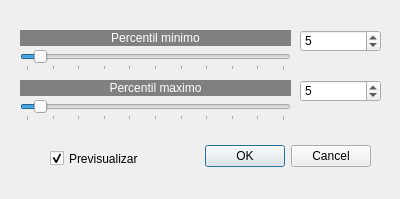
<?xml version="1.0" encoding="UTF-8"?>
<ui version="4.0">
 <class>AjusteLineal</class>
 <widget class="QDialog" name="AjusteLineal">
  <property name="geometry">
   <rect>
    <x>0</x>
    <y>0</y>
    <width>400</width>
    <height>199</height>
   </rect>
  </property>
  <property name="windowTitle">
   <string>Dialog</string>
  </property>
  <widget class="QDialogButtonBox" name="buttonBox">
   <property name="geometry">
    <rect>
     <x>30</x>
     <y>140</y>
     <width>341</width>
     <height>32</height>
    </rect>
   </property>
   <property name="orientation">
    <enum>Qt::Orientation::Horizontal</enum>
   </property>
   <property name="standardButtons">
    <set>QDialogButtonBox::StandardButton::Cancel|QDialogButtonBox::StandardButton::Ok</set>
   </property>
  </widget>
  <widget class="QSpinBox" name="spinBox">
   <property name="geometry">
    <rect>
     <x>300</x>
     <y>30</y>
     <width>81</width>
     <height>22</height>
    </rect>
   </property>
   <property name="minimum">
    <number>0</number>
   </property>
   <property name="maximum">
    <number>100</number>
   </property>
   <property name="value">
    <number>5</number>
   </property>
  </widget>
  <widget class="QCheckBox" name="checkBox">
   <property name="geometry">
    <rect>
     <x>50</x>
     <y>150</y>
     <width>111</width>
     <height>17</height>
    </rect>
   </property>
   <property name="text">
    <string>Previsualizar</string>
   </property>
   <property name="checked">
    <bool>true</bool>
   </property>
  </widget>
  <widget class="QSlider" name="horizontalSlider_2">
   <property name="geometry">
    <rect>
     <x>20</x>
     <y>100</y>
     <width>271</width>
     <height>21</height>
    </rect>
   </property>
   <property name="minimum">
    <number>0</number>
   </property>
   <property name="maximum">
    <number>100</number>
   </property>
   <property name="value">
    <number>5</number>
   </property>
   <property name="orientation">
    <enum>Qt::Orientation::Horizontal</enum>
   </property>
   <property name="tickPosition">
    <enum>QSlider::TickPosition::TicksBelow</enum>
   </property>
   <property name="tickInterval">
    <number>10</number>
   </property>
  </widget>
  <widget class="QLabel" name="label_2">
   <property name="geometry">
    <rect>
     <x>20</x>
     <y>80</y>
     <width>271</width>
     <height>16</height>
    </rect>
   </property>
   <property name="styleSheet">
    <string notr="true">background-color: rgb(128, 128, 128);
color: rgb(255, 255, 255);</string>
   </property>
   <property name="text">
    <string>Percentil maximo</string>
   </property>
   <property name="alignment">
    <set>Qt::AlignmentFlag::AlignCenter</set>
   </property>
  </widget>
  <widget class="QSpinBox" name="spinBox_2">
   <property name="geometry">
    <rect>
     <x>300</x>
     <y>80</y>
     <width>81</width>
     <height>22</height>
    </rect>
   </property>
   <property name="minimum">
    <number>0</number>
   </property>
   <property name="maximum">
    <number>100</number>
   </property>
   <property name="value">
    <number>5</number>
   </property>
  </widget>
  <widget class="QLabel" name="label">
   <property name="geometry">
    <rect>
     <x>20</x>
     <y>30</y>
     <width>271</width>
     <height>16</height>
    </rect>
   </property>
   <property name="styleSheet">
    <string notr="true">background-color: rgb(128, 128, 128);
color: rgb(255, 255, 255);</string>
   </property>
   <property name="text">
    <string>Percentil minimo</string>
   </property>
   <property name="alignment">
    <set>Qt::AlignmentFlag::AlignCenter</set>
   </property>
  </widget>
  <widget class="QSlider" name="horizontalSlider">
   <property name="geometry">
    <rect>
     <x>20</x>
     <y>50</y>
     <width>271</width>
     <height>21</height>
    </rect>
   </property>
   <property name="minimum">
    <number>0</number>
   </property>
   <property name="maximum">
    <number>100</number>
   </property>
   <property name="pageStep">
    <number>16</number>
   </property>
   <property name="value">
    <number>5</number>
   </property>
   <property name="orientation">
    <enum>Qt::Orientation::Horizontal</enum>
   </property>
   <property name="tickPosition">
    <enum>QSlider::TickPosition::TicksBelow</enum>
   </property>
   <property name="tickInterval">
    <number>10</number>
   </property>
  </widget>
 </widget>
 <resources/>
 <connections>
  <connection>
   <sender>buttonBox</sender>
   <signal>accepted()</signal>
   <receiver>AjusteLineal</receiver>
   <slot>accept()</slot>
   <hints>
    <hint type="sourcelabel">
     <x>248</x>
     <y>254</y>
    </hint>
    <hint type="destinationlabel">
     <x>157</x>
     <y>274</y>
    </hint>
   </hints>
  </connection>
  <connection>
   <sender>buttonBox</sender>
   <signal>rejected()</signal>
   <receiver>AjusteLineal</receiver>
   <slot>reject()</slot>
   <hints>
    <hint type="sourcelabel">
     <x>316</x>
     <y>260</y>
    </hint>
    <hint type="destinationlabel">
     <x>286</x>
     <y>274</y>
    </hint>
   </hints>
  </connection>
 </connections>
</ui>
